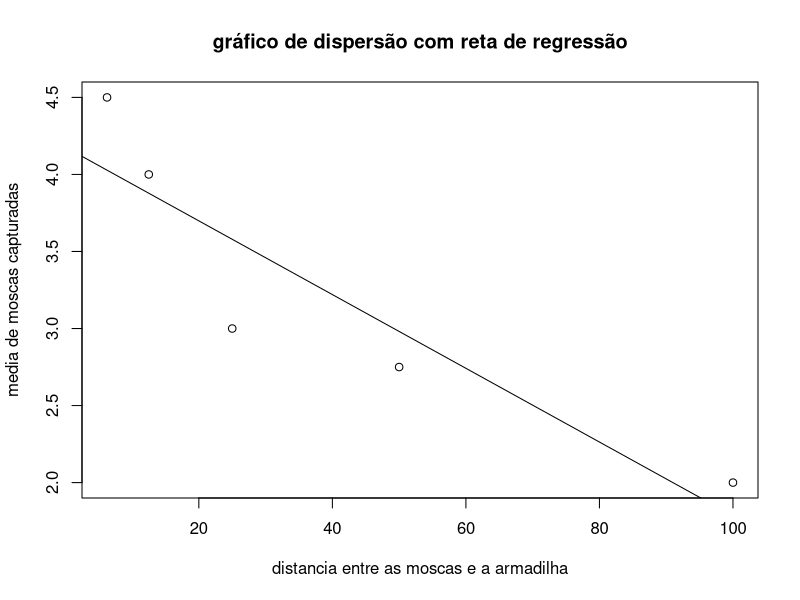

Generate this figure with R:
## ---- chunk 1
distancia <- c(6.25, 12.5, 25.0, 50.0, 100.0)
primeiro <- c(5, 5, 4, 3, 1)
segundo <- c(3,2,5,4,2)
terceiro <- c (4,5,3,2,2)
quarto <-  c(6,4,0,2,3)
medias <- c (0,0,0,0,0)

tabela <- data.frame (distancia, primeiro, segundo, terceiro, quarto)
medias <- c(rowMeans (tabela[,2:5]))
tabela$medias <- medias
tabela
## ---- chunk 2
plot (tabela$medias~tabela$distancia,
  xlab="distancia entre as moscas e a armadilha",
  ylab="media de moscas capturadas",
  main="gráfico de dispersão com reta de regressão")
abline (lm(tabela$medias~tabela$distancia))
